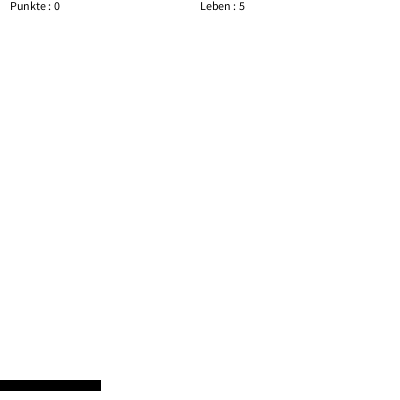
Frame 1 (no input)
Frame 60 (the mouse pressed at the canvas centre just before this capture): identical to frame 1, image omitted
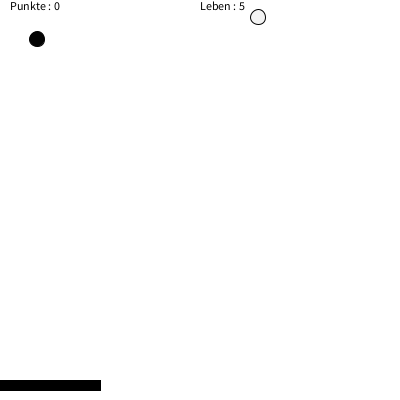
Frame 120 (the mouse held since frame 60 and released just before this capture)

The Processing sketch that drew these frames (run headless with seeded random() and noise(); from frame 60 on, the mouse is pressed at the canvas centre):

// Processing sketch: raincatcher
// ── raincatcher.pde

int punkte = 0;
int leben = 5;

int x;
int y;
int paddleSize = 100;
int paddleSpeed = 5;
int inputDirection = 0;

Drop[] drops;
int dropAmount = 5;
void setup() {
  size(400, 400);
  drops = new Drop[dropAmount];
  for (int i = 0; i < dropAmount; i++) {
    drops[i] = new Drop();
  }
  y = height - 20;
}

void draw() {
  background(255);
  for (int i = 0; i < dropAmount; i++) {
    var result = drops[i].move();
    if (x == -1)
    {
      leben -= 1;
    }
    drops[i].drawDrop();

    var px = drops[i].x;
    var py = drops[i].y;
    var psize = drops[i].size;
    
    if (px +psize > x && px - psize < x +paddleSize && py + psize/2> y)
  {
    drops[i].y = height + (int) random(50);
    punkte += 5;
  }
  }


  drawUI();
  rect(x, y, paddleSize, 10);

  if (keyPressed)
  {
    if (keyCode == LEFT)
    {
      inputDirection = -1;
    } else if (keyCode == RIGHT) {
      inputDirection = 1;
    } else {
      inputDirection = 0;
    }

    x += inputDirection * paddleSpeed;
  }
}


void drawUI() {
  fill(0);
  text("Punkte : " + punkte, 10, 10);
  text("Leben : "+ leben, width /2, 10);
}

// ── Drop.pde
class Drop
{
  int x;
  int y;
  int size = 15;
  color dropColor;
  int speed = 1;
  
  Drop(){
    setRandom();
  }
  
  int move(){
    y += speed;
    if (y > height){
      setRandom();
      return 0;
    }
    return -1;
  }
  void drawDrop(){
  fill(dropColor);
  ellipse(x,y,size,size);
  }
  
  void setRandom(){
    x = (int) random(0,width);
    y = 0 - (int) random(0,height);
    dropColor = (int) random (0,256);
  }
}
